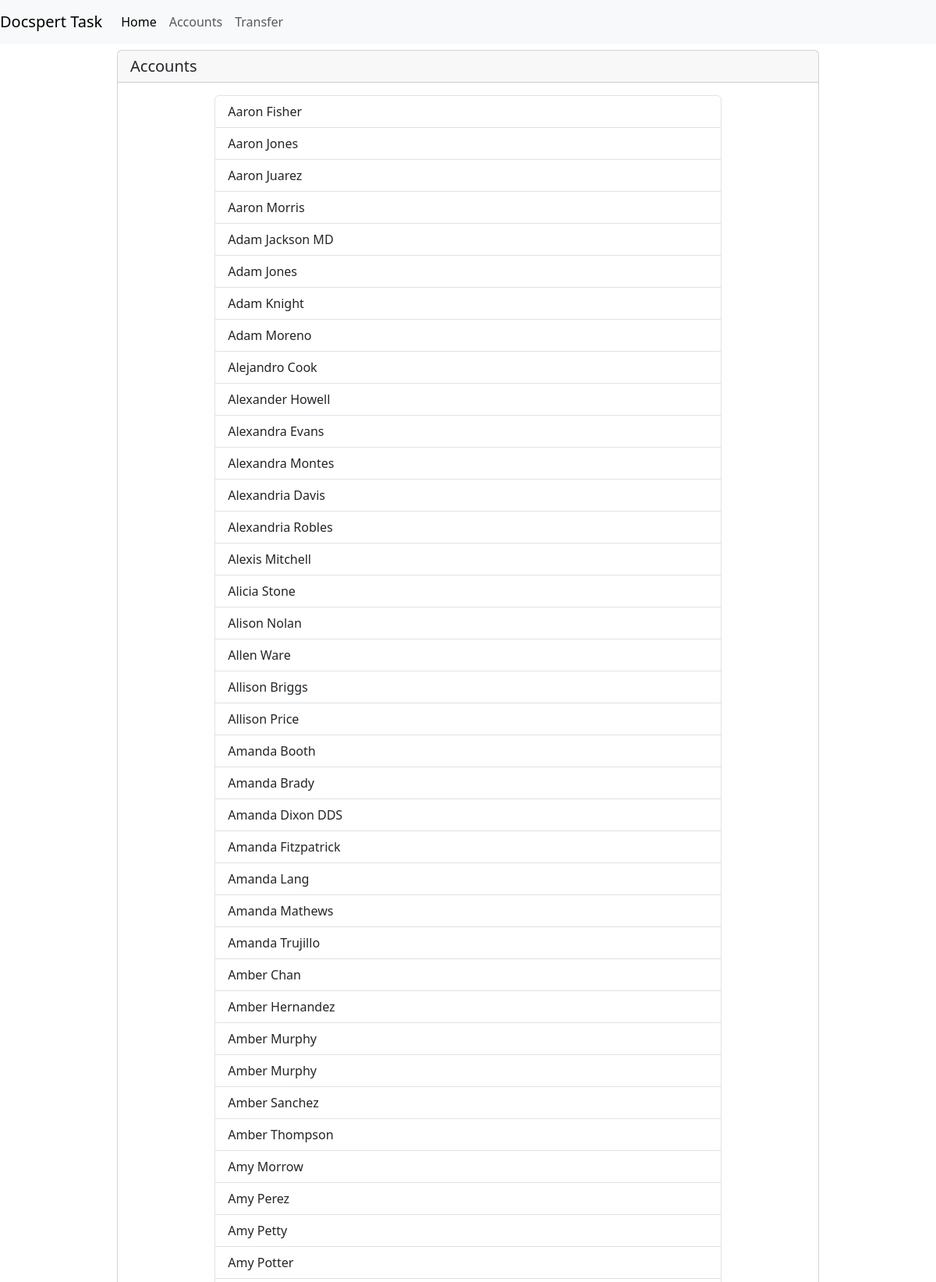
Screenshot of /accounts/ (upper part) with the database file from the repository.
### accounts/models.py (models this page shows, shortened)
class Account(models.Model):
    id = models.UUIDField(primary_key=True, default=uuid.uuid4, editable=False)
    name = models.CharField(max_length=255)
    balance = models.DecimalField(max_digits=10, decimal_places=2, default=0)

### accounts/views.py (the view)
# urls.py: path('accounts/', views.account_list, name="accounts"),
def account_list(request):
    accounts = Account.objects.all().order_by('name')
    paginator = Paginator(accounts, 50)
    page_number = request.GET.get('page')
    page_obj = paginator.get_page(page_number)
    context = {
        "accounts":page_obj,
    }
    return render(request,'accounts.html', context)

### templates/accounts.html (shortened to what this page needs)
{% extends 'base.html' %}
{% load static %}
{% block content %}
<div class="card w-75 mx-auto m-2">
    <h5 class="card-header">Accounts</h5>
    <div class="card-body">
        <div class="list-group w-75 mx-auto">
            {% for account in accounts %}
                <a href="{% url 'account_detail' account.id %}" class="list-group-item list-group-item-action">
                    {{ account.name }}
                </a>
            {% endfor %}
        </div>
    </div>
</div>
{% endblock content %}

### templates/base.html (shortened to what this page needs)
{% load static %}
<html lang="en">
<head>
    <link href="https://cdn.jsdelivr.net/npm/bootstrap@5.3.3/dist/css/bootstrap.min.css" rel="stylesheet">
</head>
<body>
    <nav class="navbar navbar-expand-lg navbar-light bg-light">
        <a class="navbar-brand" href="{% url 'upload_accounts' %}">Docspert Task</a>
        <div class="collapse navbar-collapse" id="navbarNavAltMarkup">
          <div class="navbar-nav">
            <a class="nav-item nav-link active" href="{% url 'upload_accounts' %}">Home</a>
            <a class="nav-item nav-link" href="{% url 'accounts' %}">Accounts</a>
            <a class="nav-item nav-link" href="{% url 'transfer' %}">Transfer</a>
          </div>
        </div>
      </nav>
    {% block content %}
    {% endblock content %}
</body>
</html>

### rows the page displays
Account: name "Aaron Fisher"
Account: name "Aaron Jones"
Account: name "Aaron Juarez"
Account: name "Aaron Morris"
Account: name "Adam Jackson MD"
Account: name "Adam Jones"
Account: name "Adam Knight"
Account: name "Adam Moreno"
Account: name "Alejandro Cook"
Account: name "Alexander Howell"
Account: name "Alexandra Evans"
Account: name "Alexandra Montes"
Account: name "Alexandria Davis"
Account: name "Alexandria Robles"
Account: name "Alexis Mitchell"
Account: name "Alicia Stone"
Account: name "Alison Nolan"
Account: name "Allen Ware"
Account: name "Allison Briggs"
Account: name "Allison Price"
Account: name "Amanda Booth"
Account: name "Amanda Brady"
Account: name "Amanda Dixon DDS"
Account: name "Amanda Fitzpatrick"
Account: name "Amanda Lang"
Account: name "Amanda Mathews"
Account: name "Amanda Trujillo"
Account: name "Amber Chan"
Account: name "Amber Hernandez"
Account: name "Amber Murphy"
Account: name "Amber Murphy"
Account: name "Amber Sanchez"
Account: name "Amber Thompson"
Account: name "Amy Morrow"
Account: name "Amy Perez"
Account: name "Amy Petty"
Account: name "Amy Potter"
